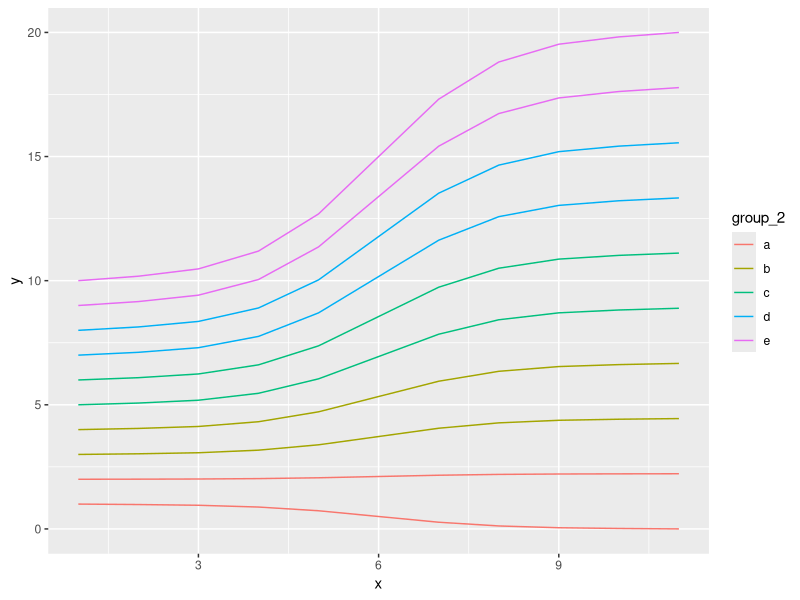
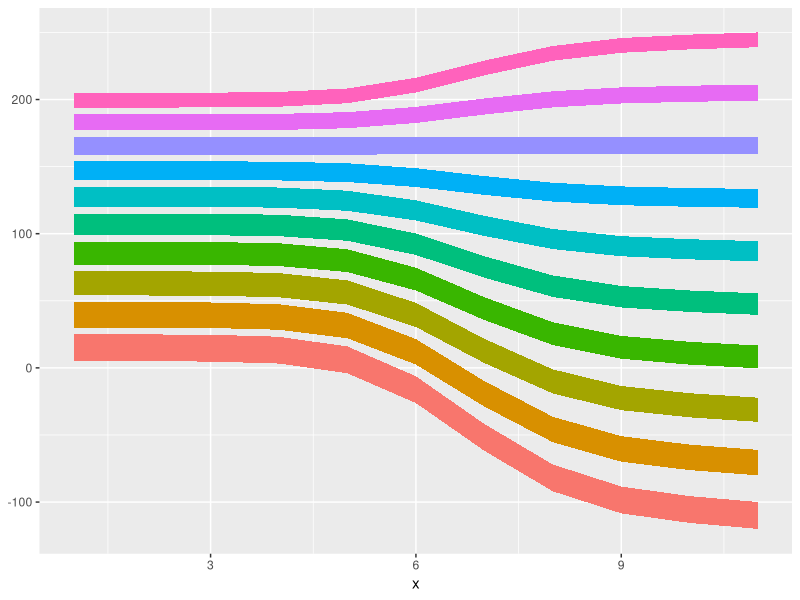
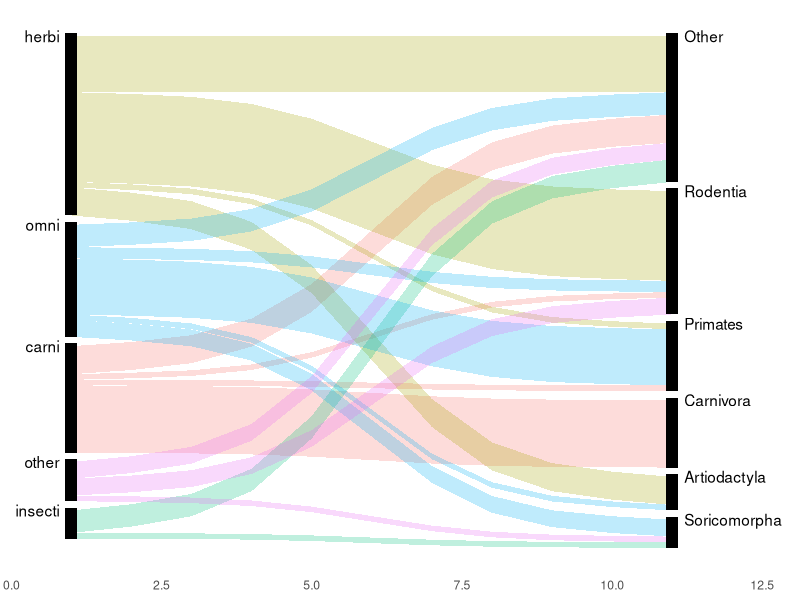
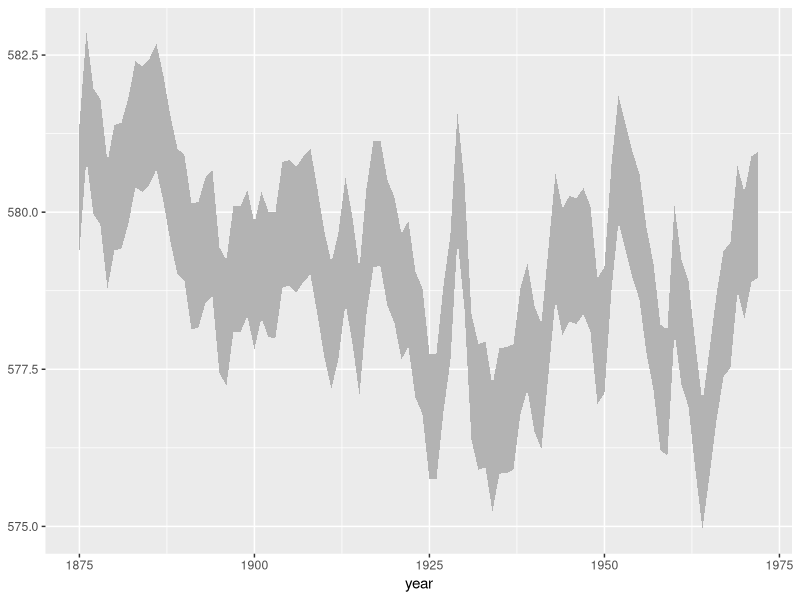

R code for these plots, in order:
## ---- chunk 1
knitr::opts_chunk$set(echo = TRUE)
## ---- chunk 2
library(tidyverse)
library(forcats)
## ---- chunk 3
sigmoid <- 
    function(height){
      x = c(-4,-3,-2,-1,0,1,2,3,4)
      c(0, (1/(1+exp(-x))), 1)
    }

    sigmoid(1)
    sigmoid(4)

change_range <- 
    function(x, new_min, new_max){
        (x - min(x))/(max(x)-min(x)) * (new_max - new_min) + new_min 
    }
    
    change_range(c(0:10), -10, 10)
## ---- chunk 4
df <-
    tibble(group_1 = letters[1:10],
         y1 = seq(1, 10, 1),
         y2 = seq(0, 20, length.out = 10),
         h = y2-y1,
         group_2 = rep(letters[1:5],each = 2)) %>% 
    unnest(y_curve = list(sigmoid(h)),
         x = list(1:11)) %>% 
    mutate(y = y1 + (y_curve*h))


ggplot(df) +
    geom_line(aes(x, y, group = group_1, color = group_2))
## ---- chunk 5
df <-
    tibble(group = letters[1:10],
         N = 20:11, 
         y1 = cumsum(N + 5),
         y2 = seq(-100, 250, length.out = 10)) %>% 
    unnest(y_curve = list(sigmoid(h)),
         x = list(1:11)) %>% 
    group_by(group) %>%
    arrange(x) %>% 
    mutate(h = (y2 - y1) * y_curve) %>% 
    ungroup() %>% 
    group_by(group, x) %>% 
    mutate(high = max(y1) + (y_curve*h),
           low = high - N) %>% 
    ungroup()


ggplot(df) +
      geom_ribbon(aes(x = x, ymax = high, ymin = low, 
                      group = group, fill = group)) +
    guides(fill = F)
## ---- chunk 6
make_sankey_df <-
    function(df, col_1, col_2, ord_by = NA, sep = 0.02, x = 1) {
    
    gap <- sep*nrow(df)
    
    df_set <-
            df %>%
        #assign variables
            select_(col_1 = col_1, 
                    col_2 = col_2) %>% 
            mutate(group = paste(col_1, col_2)) %>%
        #roll up data
            group_by(group, col_1, col_2) %>% 
            summarise(N = n()) %>%
            group_by(col_1) %>% mutate(n_col_1 = sum(N))  %>% 
            group_by(col_2) %>% mutate(n_col_2 = sum(N))  %>% 
            ungroup() %>% 
        #line up y-positions for col_1
            arrange(n_col_1, col_1, n_col_2) %>% 
            mutate(add_gap_1 = (col_1 != lag(col_1, default = first(col_1))),
                   y1 = cumsum(N + ifelse(add_gap_1, gap, 0))) %>% 
            ungroup() %>% 
        #repeat for col_2
            arrange(n_col_2, y1) %>% 
            mutate(add_gap_2 = (col_2 != lag(col_2, default = first(col_2))),
                   y2 = cumsum(N + ifelse(add_gap_2, gap, 0)))
    
    
    df_final <-
        df_set %>% 
        #rescale col_1 y values
        mutate(y1 = y1 + (max(y2) - max(y1))) %>% 
                   #change_range(y1, (max(y2) - max(y1)), max(y2))) %>% 
        mutate(height = y2 - y1) %>% 
        unnest(y_curve = list(sigmoid(height)),
               x = list(1:11)) %>% 
        mutate(high = y1 + (y_curve * height),
               low = high - N) %>%
        
        mutate()
    }
## ---- chunk 7
sankey_label <-
    function(sankey_df, col, side) {
        find_x = ifelse(side == "left", min(df$x), max(df$x))
        
        sankey_df %>% 
            group_by_(col) %>% 
            filter(x == find_x) %>% 
            summarise(x = find_x, 
                      high = max(high))
    }
## ---- chunk 8
test_data <- 
    msleep %>% 
    mutate(order = fct_lump(order, 5) %>% as.character()) %>% 
    group_by(order, vore) %>% 
    #filter(max(row_number()) > 1) %>% 
    select(order, vore, genus, name) %>% 
    arrange(order, vore, genus, name) %>% 
    replace_na(list(vore = "other"))

a <- make_sankey_df(test_data, col_1 = "vore", col_2 = "order")
b <- a %>% filter(x == 1) %>% arrange(n_col_1, col_1, n_col_2)
## ---- chunk 9
ggplot(a) +
    geom_ribbon(aes(x = x, ymax = high, ymin = low, group = group, fill = col_1), 
                alpha = 0.25) +
    geom_rect(data = filter(a, x %in% c(min(x), max(x))),
              aes(xmin = x - 0.1, xmax = x + 0.1, ymin = low, ymax = high+0.5, group = group),
              fill = "black") +
    guides(fill = F, color = F) +
    geom_text(data = sankey_label(a, "col_1", "left"),
              aes(x = x, y = high, label = col_1), hjust = 1, nudge_x = -0.2) +
    geom_text(data = sankey_label(a, "col_2", "right"),
              aes(x = x, y = high, label = col_2), hjust = 0, nudge_x = 0.2) +
    scale_x_continuous(limits = c(0, 13), expand = c(0,0)) +
    theme(panel.background = element_rect(fill = "white"),
          axis.text.y = element_blank(),
          axis.ticks = element_blank(),
          axis.title = element_blank())
## ---- chunk 10
huron <- 
    tibble(year = 1875:1972, 
           level = as.vector(LakeHuron))

ggplot(huron, aes(year)) +
    geom_ribbon(aes(ymin = level - 1, 
                    ymax = level + 1), 
                fill = "grey70")
